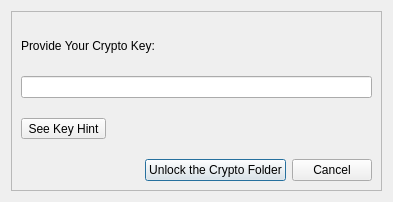
<?xml version="1.0" encoding="UTF-8"?>
<ui version="4.0">
 <class>CryptoKeyDialog</class>
 <widget class="QDialog" name="CryptoKeyDialog">
  <property name="geometry">
   <rect>
    <x>0</x>
    <y>0</y>
    <width>393</width>
    <height>202</height>
   </rect>
  </property>
  <property name="windowTitle">
   <string>Dialog</string>
  </property>
  <layout class="QVBoxLayout" name="verticalLayout_2">
   <item>
    <widget class="QFrame" name="frame">
     <property name="frameShape">
      <enum>QFrame::StyledPanel</enum>
     </property>
     <property name="frameShadow">
      <enum>QFrame::Raised</enum>
     </property>
     <layout class="QVBoxLayout" name="verticalLayout_3">
      <item>
       <layout class="QVBoxLayout" name="verticalLayout">
        <item>
         <widget class="QLabel" name="label">
          <property name="text">
           <string>Provide Your Crypto Key:</string>
          </property>
         </widget>
        </item>
        <item>
         <widget class="QLineEdit" name="line_cryptoKey">
          <property name="echoMode">
           <enum>QLineEdit::Password</enum>
          </property>
         </widget>
        </item>
        <item>
         <layout class="QHBoxLayout" name="horizontalLayout_2">
          <item>
           <widget class="QToolButton" name="tbtnHint">
            <property name="text">
             <string>See Key Hint</string>
            </property>
           </widget>
          </item>
          <item>
           <widget class="QLabel" name="label_hintVal">
            <property name="text">
             <string/>
            </property>
           </widget>
          </item>
         </layout>
        </item>
       </layout>
      </item>
      <item>
       <layout class="QHBoxLayout" name="horizontalLayout">
        <item>
         <spacer name="horizontalSpacer">
          <property name="orientation">
           <enum>Qt::Horizontal</enum>
          </property>
          <property name="sizeHint" stdset="0">
           <size>
            <width>40</width>
            <height>20</height>
           </size>
          </property>
         </spacer>
        </item>
        <item>
         <widget class="QPushButton" name="btnUnlock">
          <property name="text">
           <string>Unlock the Crypto Folder</string>
          </property>
         </widget>
        </item>
        <item>
         <widget class="QPushButton" name="btnCancel">
          <property name="text">
           <string>Cancel</string>
          </property>
         </widget>
        </item>
       </layout>
      </item>
     </layout>
    </widget>
   </item>
  </layout>
 </widget>
 <resources/>
 <connections/>
</ui>
